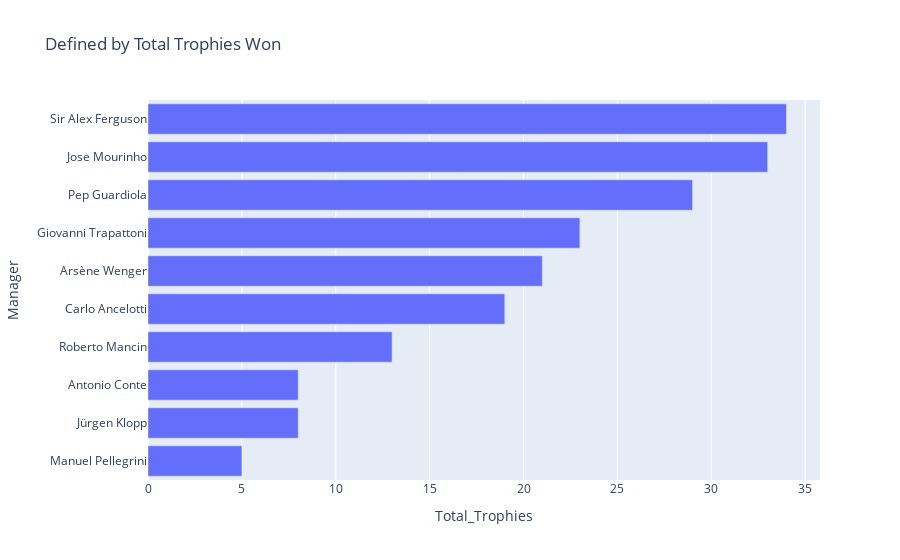

Write notebook code for a chart like this one.
### Code cell
import plotly.express as px
fig = px.bar(Total_Trophies, x='Total_Trophies', y='Manager', title="Defined by Total Trophies Won", orientation='h')
fig.show()

### Figure 1 — Plotly figure (JSON) as saved in the notebook; plotly's stock layout.template omitted (floating-point values rounded to 4 significant figures)
{"data": [{"alignmentgroup": "True", "hovertemplate": "Total_Trophies=%{x}<br>Manager=%{y}<extra></extra>", "legendgroup": "", "marker": {"color": "#636efa"}, "name": "", "offsetgroup": "", "orientation": "h", "showlegend": false, "textposition": "auto", "type": "bar", "x": [5, 8, 8, 13, 19, 21, 23, 29, 33, 34], "xaxis": "x", "y": ["Manuel Pellegrini", "Jürgen Klopp", "Antonio Conte", "Roberto Mancin", "Carlo Ancelotti", "Arsène Wenger", "Giovanni Trapattoni", "Pep Guardiola", "Jose Mourinho", "Sir Alex Ferguson"], "yaxis": "y"}], "layout": {"barmode": "relative", "legend": {"tracegroupgap": 0}, "title": {"text": "Defined by Total Trophies Won"}, "xaxis": {"anchor": "y", "domain": [0, 1], "title": {"text": "Total_Trophies"}}, "yaxis": {"anchor": "x", "domain": [0, 1], "title": {"text": "Manager"}}}}
